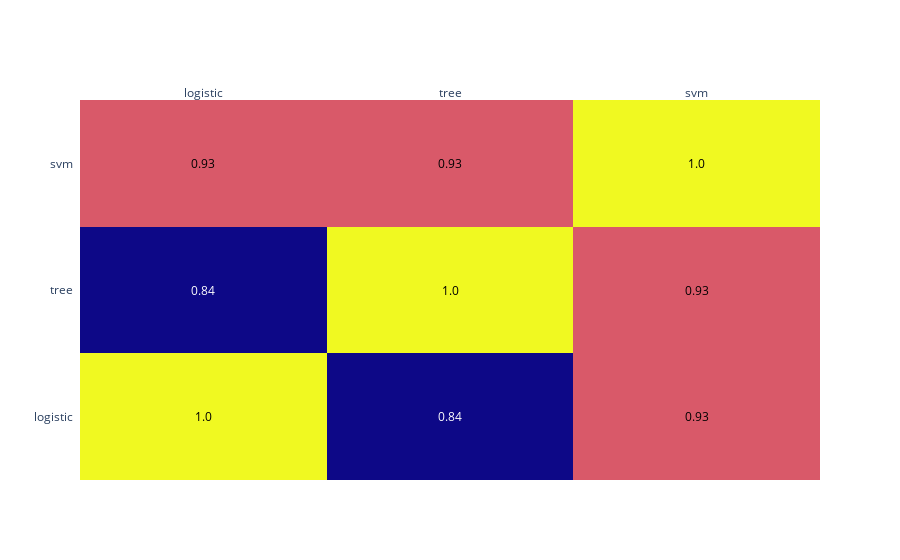

Here is the notebook cell this chart was saved with:
### Code cell
corr_matrix = predictions.corr().round(2)
import plotly.figure_factory as ff

fig = ff.create_annotated_heatmap(corr_matrix.values,
                                  x = corr_matrix.columns.tolist(),
                                  y = corr_matrix.index.tolist())


fig.show()

### Figure 1 — Plotly figure (JSON) as saved in the notebook; plotly's stock layout.template omitted (floating-point values rounded to 4 significant figures)
{"data": [{"colorscale": [[0, "#0d0887"], [0.1111, "#46039f"], [0.2222, "#7201a8"], [0.3333, "#9c179e"], [0.4444, "#bd3786"], [0.5556, "#d8576b"], [0.6667, "#ed7953"], [0.7778, "#fb9f3a"], [0.8889, "#fdca26"], [1, "#f0f921"]], "reversescale": false, "showscale": false, "type": "heatmap", "x": ["logistic", "tree", "svm"], "y": ["logistic", "tree", "svm"], "z": [[1, 0.84, 0.93], [0.84, 1, 0.93], [0.93, 0.93, 1]]}], "layout": {"annotations": [{"font": {"color": "#000000"}, "showarrow": false, "text": "1.0", "x": "logistic", "xref": "x", "y": "logistic", "yref": "y"}, {"font": {"color": "#FFFFFF"}, "showarrow": false, "text": "0.84", "x": "tree", "xref": "x", "y": "logistic", "yref": "y"}, {"font": {"color": "#000000"}, "showarrow": false, "text": "0.93", "x": "svm", "xref": "x", "y": "logistic", "yref": "y"}, {"font": {"color": "#FFFFFF"}, "showarrow": false, "text": "0.84", "x": "logistic", "xref": "x", "y": "tree", "yref": "y"}, {"font": {"color": "#000000"}, "showarrow": false, "text": "1.0", "x": "tree", "xref": "x", "y": "tree", "yref": "y"}, {"font": {"color": "#000000"}, "showarrow": false, "text": "0.93", "x": "svm", "xref": "x", "y": "tree", "yref": "y"}, {"font": {"color": "#000000"}, "showarrow": false, "text": "0.93", "x": "logistic", "xref": "x", "y": "svm", "yref": "y"}, {"font": {"color": "#000000"}, "showarrow": false, "text": "0.93", "x": "tree", "xref": "x", "y": "svm", "yref": "y"}, {"font": {"color": "#000000"}, "showarrow": false, "text": "1.0", "x": "svm", "xref": "x", "y": "svm", "yref": "y"}], "xaxis": {"dtick": 1, "gridcolor": "rgb(0, 0, 0)", "side": "top", "ticks": ""}, "yaxis": {"dtick": 1, "ticks": "", "ticksuffix": "  "}}}
